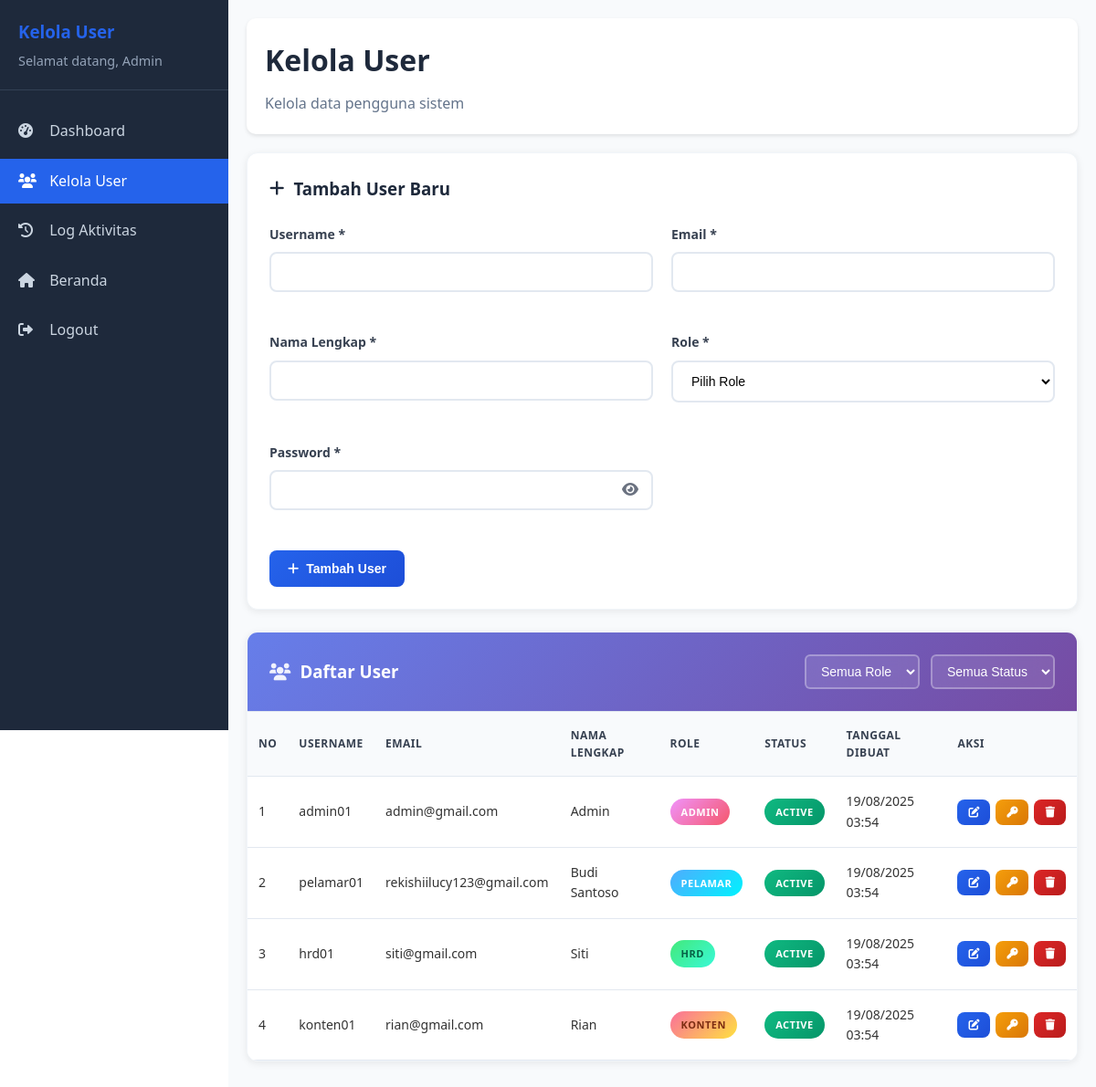
Before: /admin/users.php (signed in) with the older database file.
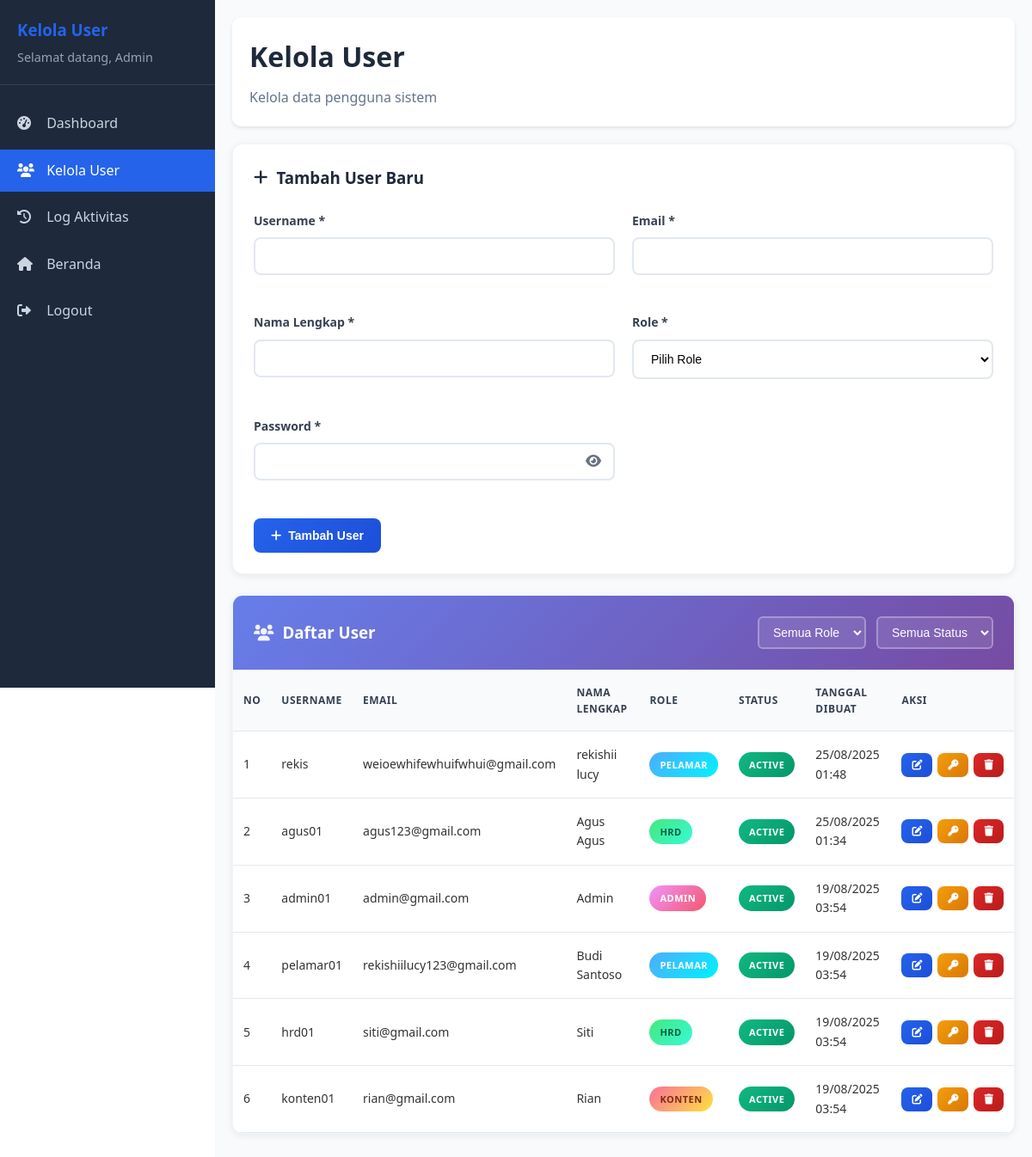
After: the same page with the newer database file.
### tables this page shows
CREATE TABLE `users` (
  `user_id` int NOT NULL,
  `username` varchar(50) NOT NULL,
  `password` varchar(255) NOT NULL,
  `email` varchar(100) NOT NULL,
  `full_name` varchar(100) DEFAULT NULL,
  `role` enum('admin','pelamar','hrd','konten') DEFAULT 'pelamar',
  `status` enum('active','inactive') DEFAULT 'active',
  `created_at` timestamp NULL DEFAULT CURRENT_TIMESTAMP,
  `hapus` int NOT NULL DEFAULT '0'
);

### admin/users.php (the view, shortened to what the changed rows need)
<?php
require_once '../connect/koneksi.php';
$where_clause = "WHERE hapus = 0";
$users_query = "SELECT * FROM users $where_clause ORDER BY created_at DESC";
$users_result = mysqli_query($conn, $users_query);
?>
<!DOCTYPE html>
<html lang="id">
<head>
    <link rel="stylesheet" href="../assets/css/common.css">
    <link rel="stylesheet" href="https://cdnjs.cloudflare.com/ajax/libs/font-awesome/6.0.0/css/all.min.css">
    <link rel="stylesheet" href="css/dashboard.css">
    <link rel="stylesheet" href="css/users.css">
</head>
<body>
    <div class="dashboard-container">
        <div class="main-content">
            <div class="dashboard-header">
                <h1>Kelola User</h1>
            </div>
            <div class="card">
                <div class="users-table">
                    <table>
                        <thead>
                            <tr>
                                <th>No</th>
                                <th>Username</th>
                                <th>Email</th>
                                <th>Nama Lengkap</th>
                                <th>Role</th>
                                <th>Status</th>
                                <th>Tanggal Dibuat</th>
                                <th>Aksi</th>
                            </tr>
                        </thead>
                        <tbody>
                            <?php if (mysqli_num_rows($users_result) > 0): ?>
                                <?php $no = 1; ?>
                                <?php while ($user = mysqli_fetch_assoc($users_result)): ?>
                                    <tr>
                                        <td><?php echo $no++; ?></td>
                                        <td><?php echo htmlspecialchars($user['username']); ?></td>
                                        <td><?php echo htmlspecialchars($user['email']); ?></td>
                                        <td><?php echo htmlspecialchars($user['full_name']); ?></td>
                                        <td>
                                            <span class="role-badge role-<?php echo $user['role']; ?>">
                                                <?php echo ucfirst($user['role']); ?>
                                            </span>
                                        </td>
                                        <td>
                                            <span class="status-badge status-<?php echo $user['status']; ?>">
                                                <?php echo ucfirst($user['status']); ?>
                                            </span>
                                        </td>
                                        <td><?php echo date('d/m/Y H:i', strtotime($user['created_at'])); ?></td>
                                        <td>
                                            <div class="action-buttons">
                                                <?php if ($user['role'] != 'admin' || $_SESSION['user_id'] == $user['user_id']): ?>
                                                    <button class="btn btn-sm btn-primary" onclick="editUser(<?php echo $user['user_id']; ?>)" title="Edit User">
                                                        <i class="fas fa-edit"></i>
                                                    </button>
                                                    <button class="btn btn-sm btn-warning" onclick="resetPassword(<?php echo $user['user_id']; ?>, '<?php echo htmlspecialchars($user['username']); ?>')" title="Reset Password">
                                                        <i class="fas fa-key"></i>
                                                    </button>
                                                <?php endif; ?>
                                                <?php if ($user['role'] != 'admin' || $_SESSION['user_id'] == $user['user_id']): ?>
                                                    <button class="btn btn-sm btn-danger" onclick="deleteUser(<?php echo $user['user_id']; ?>, '<?php echo htmlspecialchars($user['username']); ?>')" title="Hapus User">
                                                        <i class="fas fa-trash"></i>
                                                    </button>
                                                <?php endif; ?>
                                            </div>
                                        </td>
                                    </tr>
                                <?php endwhile; ?>
                            <?php endif; ?>
                        </tbody>
                    </table>
                </div>
            </div>
        </div>
    </div>
</body>
</html>

Changed rows visible on the page:
added users: username "rekis", email "weioewhifewhuifwhui@gmail.com", full_name "rekishii lucy", role "PELAMAR", status "ACTIVE", created_at "25/08/2025 01:48"
added users: username "agus01", email "agus123@gmail.com", full_name "Agus Agus", role "HRD", status "ACTIVE", created_at "25/08/2025 01:34"
